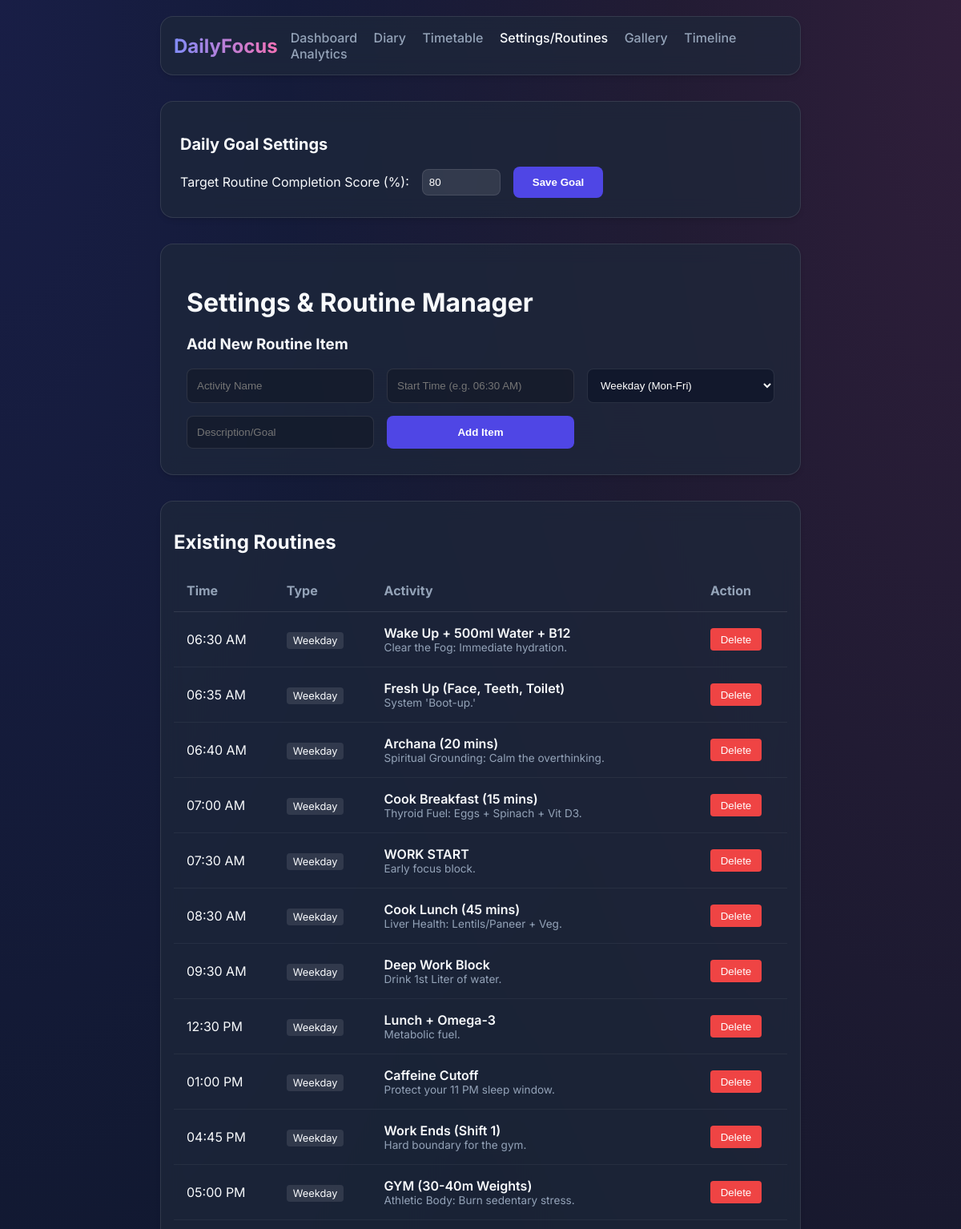
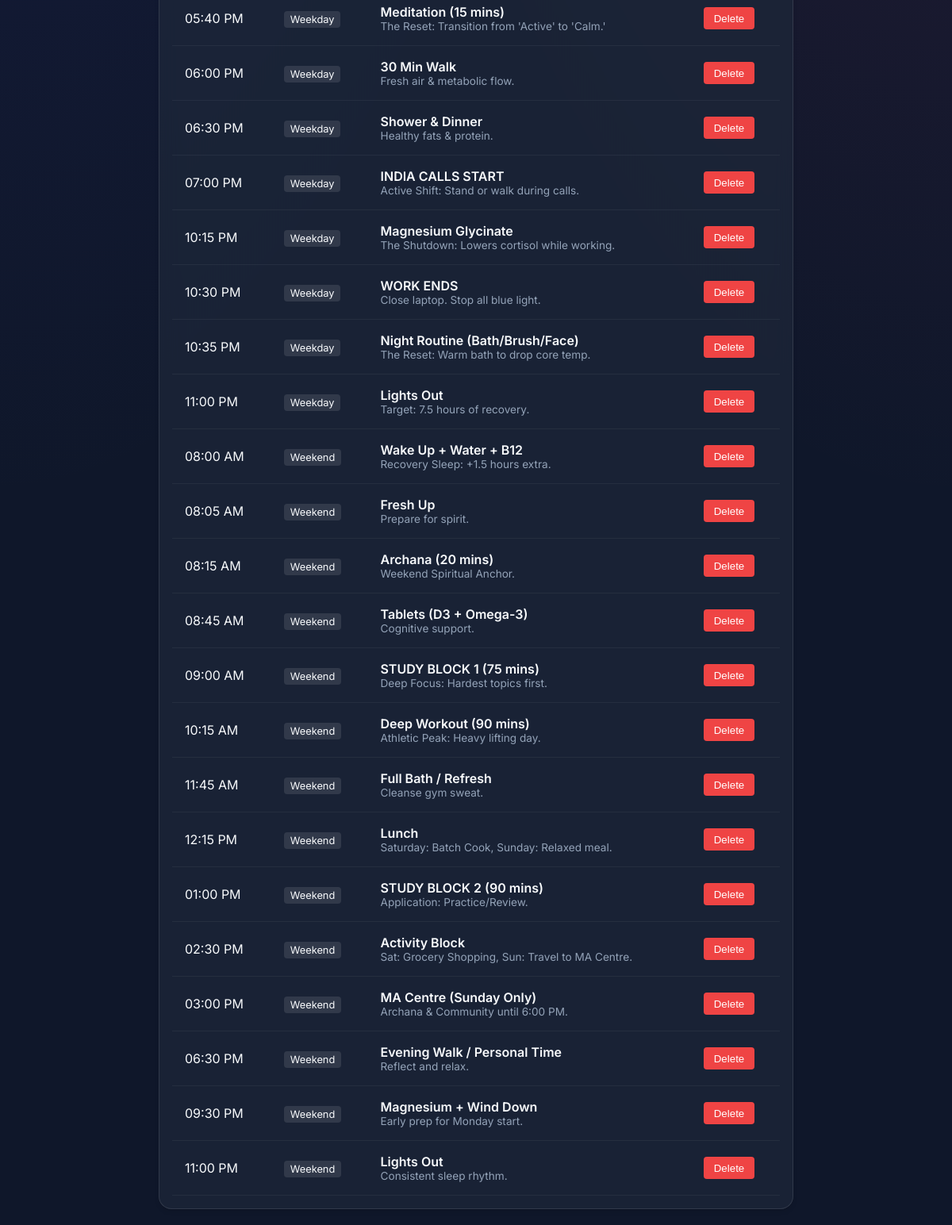
The page /settings on the database its author committed (2 pictures, top to bottom).
### models.py (models this page shows, shortened)
class RoutineItem(db.Model):
    __tablename__ = 'routine_items'
    id = db.Column(db.Integer, primary_key=True)
    name = db.Column(db.String(100), nullable=False)
    time_start = db.Column(db.String(20), nullable=False) # Store as string for flexibility e.g., "06:30 AM"
    time_end = db.Column(db.String(20), nullable=True)   # Optional end time
    routine_type = db.Column(db.String(20), nullable=False) # 'Weekday', 'Saturday', 'Sunday'
    category = db.Column(db.String(50), nullable=True) # Health, Work, Spirit, etc.
    description = db.Column(db.String(200), nullable=True)

### app.py (the view, shortened to what this page needs)
@app.route('/settings', methods=['GET', 'POST'])
def settings():
    items = RoutineItem.query.all()
    def parse_time(t_str):
        try:
            return datetime.strptime(t_str, "%I:%M %p")
        except:
            return datetime.min
    items.sort(key=lambda x: (x.routine_type, parse_time(x.time_start)))
    target_score_setting = UserSetting.query.filter_by(key='target_score').first()
    target_score = target_score_setting.value if target_score_setting else "80"
    return render_template('settings.html', items=items, target_score=target_score)

### templates/settings.html (shortened to what this page needs)
{% extends "base.html" %}
{% block content %}
<div class="glass" style="margin-bottom: 2rem; padding: 1.5rem;">
    <h2 style="margin-bottom: 1rem; font-size: 1.25rem;">Daily Goal Settings</h2>
    <form action="{{ url_for('settings') }}" method="POST" style="display: flex; gap: 1rem; align-items: center;">
        <label>Target Routine Completion Score (%):</label>
        <input type="number" name="target_score" value="{{ target_score }}" min="0" max="100"
            style="background: rgba(255,255,255,0.1); border: 1px solid var(--glass-border); color: white; padding: 0.5rem; border-radius: 8px; width: 80px;">
        <button type="submit" class="btn-primary">Save Goal</button>
    </form>
</div>
<div class="glass" style="padding: 2rem; margin-bottom: 2rem;">
    <h1>Settings & Routine Manager</h1>
    <div class="mt-4">
        <h3>Add New Routine Item</h3>
        <form action="{{ url_for('add_routine') }}" method="POST"
            style="display: grid; gap: 1rem; grid-template-columns: repeat(auto-fit, minmax(200px, 1fr));">
            <input type="text" name="name" placeholder="Activity Name" required
                style="padding: 0.75rem; border-radius: 8px; border: 1px solid var(--glass-border); background: rgba(0,0,0,0.2); color: white;">
            <input type="text" name="time_start" placeholder="Start Time (e.g. 06:30 AM)" required
                style="padding: 0.75rem; border-radius: 8px; border: 1px solid var(--glass-border); background: rgba(0,0,0,0.2); color: white;">
            <select name="routine_type"
                style="padding: 0.75rem; border-radius: 8px; border: 1px solid var(--glass-border); background: rgba(15,23,42,0.8); color: white;">
                <option value="Weekday">Weekday (Mon-Fri)</option>
            </select>
            <input type="text" name="description" placeholder="Description/Goal"
                style="padding: 0.75rem; border-radius: 8px; border: 1px solid var(--glass-border); background: rgba(0,0,0,0.2); color: white;">
            <button type="submit" class="btn-primary">Add Item</button>
        </form>
    </div>
</div>
<div class="glass" style="padding: 1rem;">
    <h2>Existing Routines</h2>
    <div style="overflow-x: auto;">
        <table style="width: 100%; text-align: left; border-collapse: collapse;">
            <thead>
                <tr style="border-bottom: 1px solid var(--glass-border); color: var(--text-muted);">
                    <th style="padding: 1rem;">Time</th>
                    <th style="padding: 1rem;">Type</th>
                    <th style="padding: 1rem;">Activity</th>
                    <th style="padding: 1rem;">Action</th>
                </tr>
            </thead>
            <tbody>
                {% for item in items %}
                <tr style="border-bottom: 1px solid rgba(255,255,255,0.05);">
                    <td style="padding: 1rem;">{{ item.time_start }}</td>
                    <td style="padding: 1rem;">
                        <span
                            style="background: rgba(255,255,255,0.1); padding: 0.2rem 0.5rem; border-radius: 4px; font-size: 0.8rem;">{{
                            item.routine_type }}</span>
                    </td>
                    <td style="padding: 1rem;">
                        <div style="font-weight: 600;">{{ item.name }}</div>
                        <div style="font-size: 0.85rem; color: var(--text-muted);">{{ item.description }}</div>
                    </td>
                    <td style="padding: 1rem;">
                        <form action="{{ url_for('delete_routine', item_id=item.id) }}" method="POST"
                            onsubmit="return confirm('Are you sure?');">
                            <button type="submit"
                                style="background: #ef4444; color: white; border: none; padding: 0.4rem 0.8rem; border-radius: 4px; cursor: pointer;">Delete</button>
                        </form>
                    </td>
                </tr>
                {% endfor %}
            </tbody>
        </table>
    </div>
</div>
{% endblock %}

### static/css/style.css (style rules this page uses)
:root { --primary: #4F46E5; --primary-hover: #4338ca; --secondary: #ec4899; --bg-dark: #0f172a; --bg-card: rgba(30, 41, 59, 0.7); --text-main: #f8fafc; --text-muted: #94a3b8; --glass-border: rgba(255, 255, 255, 0.1); --success: #10b981; --font-family: 'Inter', system-ui, -apple-system, sans-serif; }
body { background-color: var(--bg-dark); color: var(--text-main); font-family: var(--font-family); margin: 0; min-height: 100vh; background-image: radial-gradient(at 0% 0%, rgba(79, 70, 229, 0.15) 0px, transparent 50%), radial-gradient(at 100% 0%, rgba(236, 72, 153, 0.15) 0px, transparent 50%); background-attachment: fixed; }
.glass { background: var(--bg-card); backdrop-filter: blur(12px); -webkit-backdrop-filter: blur(12px); border: 1px solid var(--glass-border); border-radius: 16px; box-shadow: 0 4px 6px -1px rgba(0, 0, 0, 0.1), 0 2px 4px -1px rgba(0, 0, 0, 0.06); }
.btn-primary { background: var(--primary); color: white; padding: 0.75rem 1.5rem; border: none; border-radius: 8px; font-weight: 600; cursor: pointer; transition: background 0.2s; }
.mt-4 { margin-top: 1rem; }

### rows shown on the page
RoutineItem: time_start "06:30 AM", routine_type "Weekday", name "Wake Up + 500ml Water + B12", description "Clear the Fog: Immediate hydration."
RoutineItem: time_start "06:35 AM", routine_type "Weekday", name "Fresh Up (Face, Teeth, Toilet)", description "System 'Boot-up.'"
RoutineItem: time_start "06:40 AM", routine_type "Weekday", name "Archana (20 mins)", description "Spiritual Grounding: Calm the overthinking."
RoutineItem: time_start "07:00 AM", routine_type "Weekday", name "Cook Breakfast (15 mins)", description "Thyroid Fuel: Eggs + Spinach + Vit D3."
RoutineItem: time_start "07:30 AM", routine_type "Weekday", name "WORK START", description "Early focus block."
RoutineItem: time_start "08:30 AM", routine_type "Weekday", name "Cook Lunch (45 mins)", description "Liver Health: Lentils/Paneer + Veg."
RoutineItem: time_start "09:30 AM", routine_type "Weekday", name "Deep Work Block", description "Drink 1st Liter of water."
RoutineItem: time_start "12:30 PM", routine_type "Weekday", name "Lunch + Omega-3", description "Metabolic fuel."
RoutineItem: time_start "01:00 PM", routine_type "Weekday", name "Caffeine Cutoff", description "Protect your 11 PM sleep window."
RoutineItem: time_start "04:45 PM", routine_type "Weekday", name "Work Ends (Shift 1)", description "Hard boundary for the gym."
RoutineItem: time_start "05:00 PM", routine_type "Weekday", name "GYM (30-40m Weights)", description "Athletic Body: Burn sedentary stress."
RoutineItem: time_start "05:40 PM", routine_type "Weekday", name "Meditation (15 mins)", description "The Reset: Transition from 'Active' to 'Calm.'"
RoutineItem: time_start "06:00 PM", routine_type "Weekday", name "30 Min Walk", description "Fresh air & metabolic flow."
RoutineItem: time_start "06:30 PM", routine_type "Weekday", name "Shower & Dinner", description "Healthy fats & protein."
RoutineItem: time_start "07:00 PM", routine_type "Weekday", name "INDIA CALLS START", description "Active Shift: Stand or walk during calls."
RoutineItem: time_start "10:15 PM", routine_type "Weekday", name "Magnesium Glycinate", description "The Shutdown: Lowers cortisol while working."
RoutineItem: time_start "10:30 PM", routine_type "Weekday", name "WORK ENDS", description "Close laptop. Stop all blue light."
RoutineItem: time_start "10:35 PM", routine_type "Weekday", name "Night Routine (Bath/Brush/Face)", description "The Reset: Warm bath to drop core temp."
RoutineItem: time_start "11:00 PM", routine_type "Weekday", name "Lights Out", description "Target: 7.5 hours of recovery."
RoutineItem: time_start "08:00 AM", routine_type "Weekend", name "Wake Up + Water + B12", description "Recovery Sleep: +1.5 hours extra."
RoutineItem: time_start "08:05 AM", routine_type "Weekend", name "Fresh Up", description "Prepare for spirit."
RoutineItem: time_start "08:15 AM", routine_type "Weekend", name "Archana (20 mins)", description "Weekend Spiritual Anchor."
RoutineItem: time_start "08:45 AM", routine_type "Weekend", name "Tablets (D3 + Omega-3)", description "Cognitive support."
RoutineItem: time_start "09:00 AM", routine_type "Weekend", name "STUDY BLOCK 1 (75 mins)", description "Deep Focus: Hardest topics first."
RoutineItem: time_start "10:15 AM", routine_type "Weekend", name "Deep Workout (90 mins)", description "Athletic Peak: Heavy lifting day."
RoutineItem: time_start "11:45 AM", routine_type "Weekend", name "Full Bath / Refresh", description "Cleanse gym sweat."
RoutineItem: time_start "12:15 PM", routine_type "Weekend", name "Lunch", description "Saturday: Batch Cook, Sunday: Relaxed meal."
RoutineItem: time_start "01:00 PM", routine_type "Weekend", name "STUDY BLOCK 2 (90 mins)", description "Application: Practice/Review."
RoutineItem: time_start "02:30 PM", routine_type "Weekend", name "Activity Block", description "Sat: Grocery Shopping, Sun: Travel to MA Centre."
RoutineItem: time_start "03:00 PM", routine_type "Weekend", name "MA Centre (Sunday Only)", description "Archana & Community until 6:00 PM."
RoutineItem: time_start "06:30 PM", routine_type "Weekend", name "Evening Walk / Personal Time", description "Reflect and relax."
RoutineItem: time_start "09:30 PM", routine_type "Weekend", name "Magnesium + Wind Down", description "Early prep for Monday start."
RoutineItem: time_start "11:00 PM", routine_type "Weekend", name "Lights Out", description "Consistent sleep rhythm."
